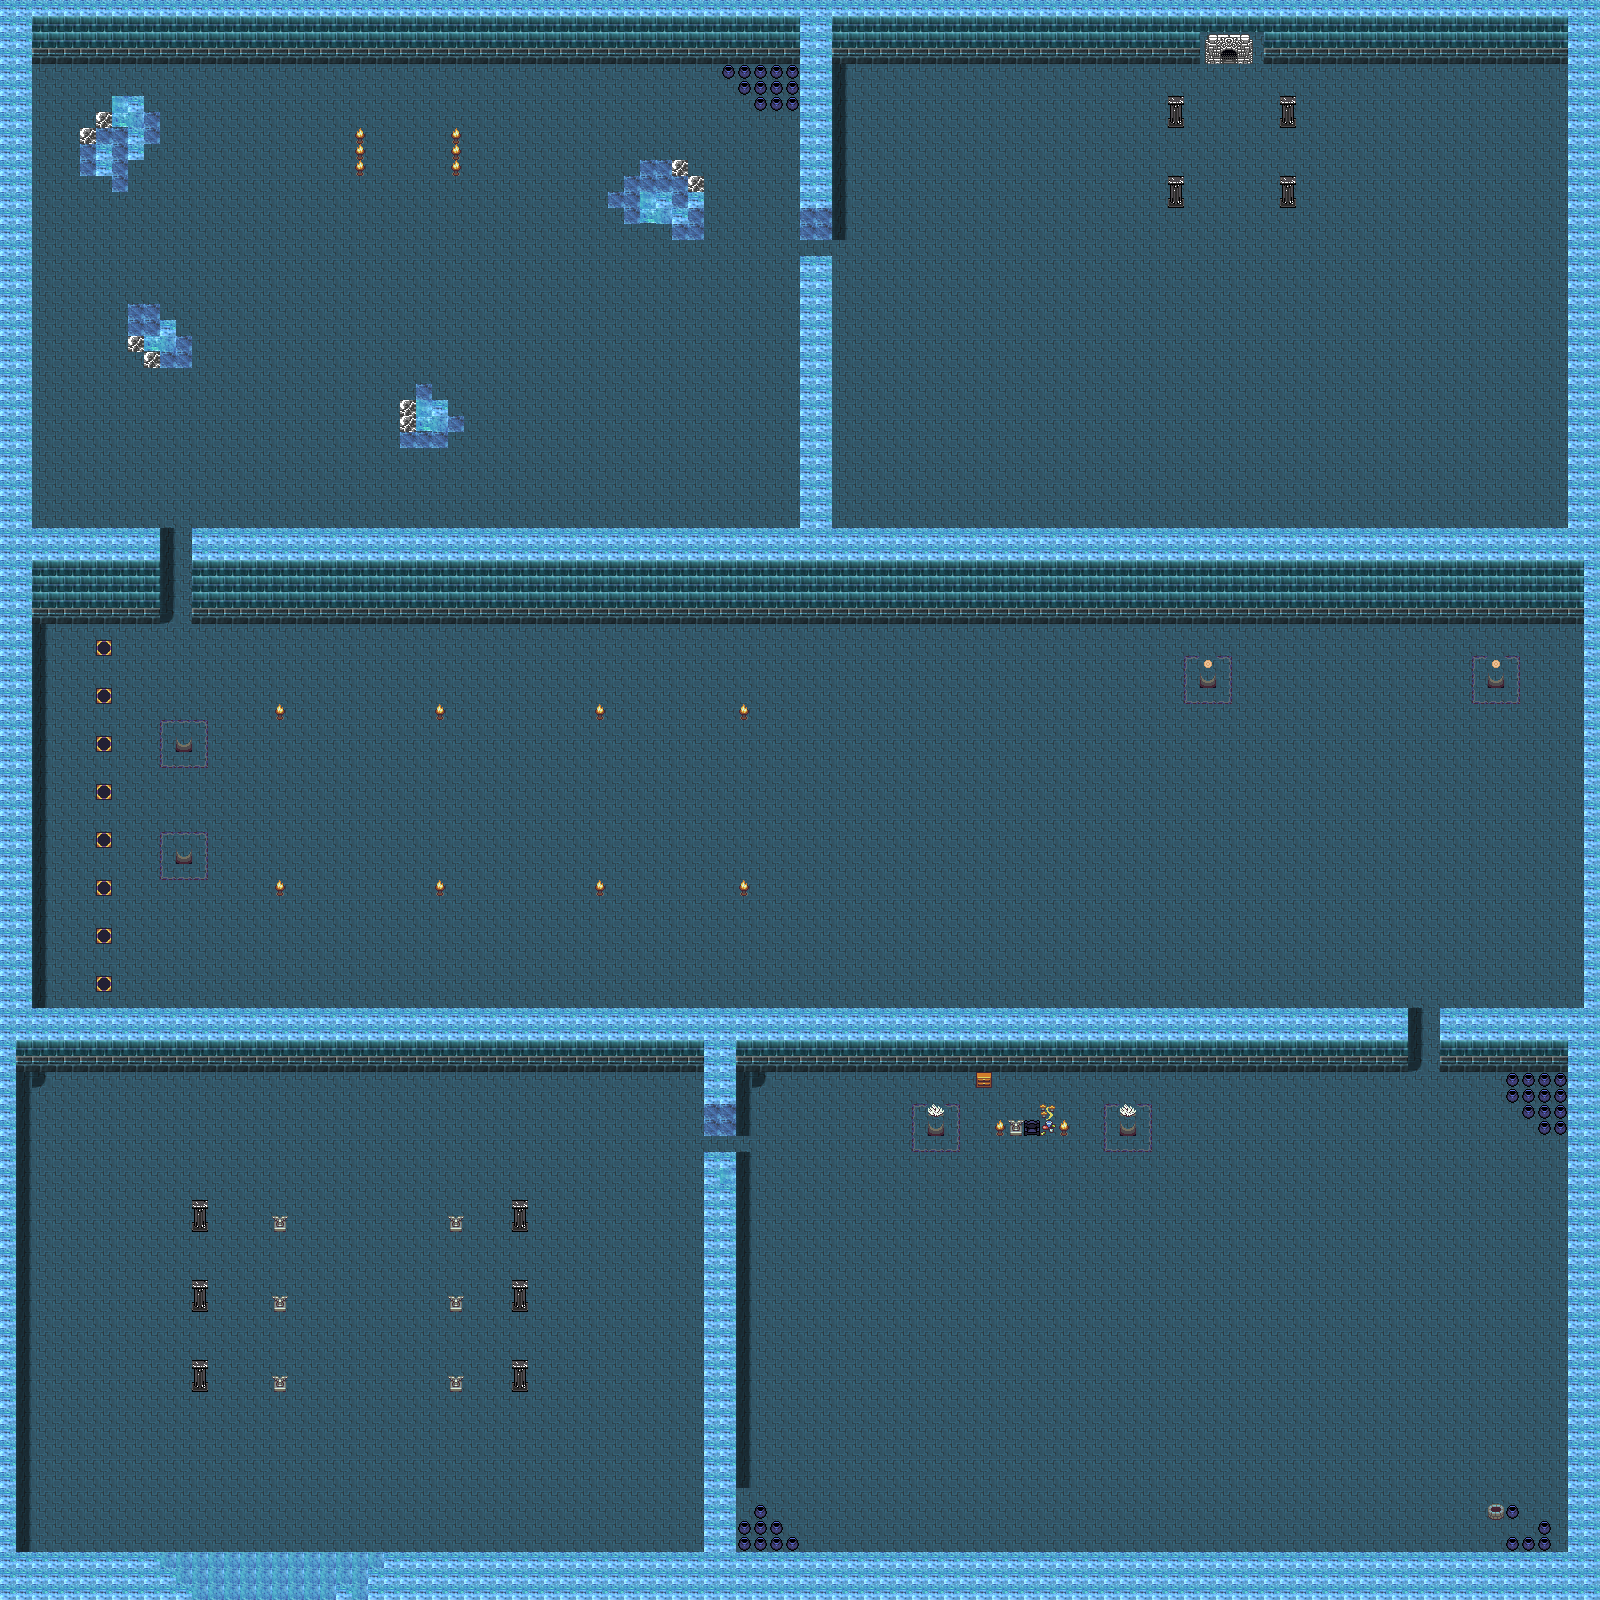

Tiled map render using the project's own tile images. Description and the map definition, with tile-layer contents summarised, below:
An orthogonal 100x100 tile map with 16x16 px tiles, 2 tile layers (Tile Layer 1, Tile Layer 2) and 114 objects (55x blueSlime, 53x coin, Door To Boss, door).

<map version="1.0" orientation="orthogonal" renderorder="right-down" width="100" height="100" tilewidth="16" tileheight="16" nextobjectid="159">
 <tileset firstgid="1" name="basictiles" tilewidth="16" tileheight="16" tilecount="512" columns="8">
  <image source="../img/basictiles.png" width="128" height="1024" />
  <tile id="152">
   <properties>
    <property name="isSolid" type="bool" value="true" />
   </properties>
  </tile>
  <tile id="156">
   <properties>
    <property name="isSolid" type="bool" value="true" />
   </properties>
  </tile>
  <tile id="157">
   <properties>
    <property name="isSolid" type="bool" value="true" />
   </properties>
  </tile>
  <tile id="158">
   <properties>
    <property name="isSolid" type="bool" value="true" />
   </properties>
  </tile>
 </tileset>
 <layer name="Tile Layer 1" width="100" height="100">
  <properties>
   <property name="isSolid" type="bool" value="true" />
  </properties>
  <data>[10000 cells, 10000 non-empty, 2 distinct tile ids]</data>
 </layer>
 <layer name="Tile Layer 2" width="100" height="100">
  <data>[10000 cells, 2385 non-empty, 41 distinct tile ids]</data>
 </layer>
 <objectgroup name="Object Layer 1">
  <object id="3" gid="146" x="1218" y="67.3333" width="16" height="16" visible="0" />
  <object id="4" gid="146" x="1217.67" y="64.6667" width="16" height="16" visible="0" />
  <object id="5" name="Door To Boss" gid="146" x="1216.67" y="64.6667" width="16" height="16" />
  <object id="6" name="blueSlime" gid="84" x="225" y="1258" width="16" height="16" />
  <object id="7" name="blueSlime" gid="84" x="226" y="1250" width="16" height="16" />
  <object id="8" name="blueSlime" gid="84" x="417" y="1263" width="16" height="16" />
  <object id="9" name="blueSlime" gid="84" x="299" y="1263" width="16" height="16" />
  <object id="10" name="blueSlime" gid="84" x="304" y="1340" width="16" height="16" />
  <object id="11" name="blueSlime" gid="84" x="420" y="1348" width="16" height="16" />
  <object id="12" name="blueSlime" gid="84" x="384" y="1198" width="16" height="16" />
  <object id="14" name="blueSlime" x="238" y="1239.5" />
  <object id="15" name="blueSlime" x="239" y="1235.5" width="4.5" height="1.5" />
  <object id="16" name="blueSlime" x="237.5" y="1241" width="1" height="0.5" />
  <object id="18" name="blueSlime" gid="84" x="1437.33" y="1519.33" width="16" height="16" />
  <object id="19" name="blueSlime" gid="84" x="1461.33" y="1506" width="16" height="16" />
  <object id="20" name="blueSlime" gid="84" x="1438.67" y="1494.67" width="16" height="16" />
  <object id="21" name="blueSlime" gid="84" x="1409.33" y="1499.33" width="16" height="16" />
  <object id="22" name="blueSlime" gid="84" x="1422.67" y="1524.67" width="16" height="16" />
  <object id="23" name="blueSlime" gid="84" x="1490" y="1487.33" width="16" height="16" />
  <object id="24" name="blueSlime" gid="84" x="1459.33" y="1479.33" width="16" height="16" />
  <object id="25" name="blueSlime" gid="84" x="1482" y="1466" width="16" height="16" />
  <object id="26" name="blueSlime" gid="84" x="1458.67" y="1455.33" width="16" height="16" />
  <object id="27" name="blueSlime" gid="84" x="1426.67" y="1462" width="16" height="16" />
  <object id="28" name="blueSlime" gid="84" x="967.333" y="1246.67" width="16" height="16" />
  <object id="29" name="blueSlime" gid="84" x="947.333" y="1266.67" width="16" height="16" />
  <object id="30" name="blueSlime" gid="84" x="869.333" y="1370" width="16" height="16" />
  <object id="31" name="blueSlime" gid="84" x="893.333" y="1373.33" width="16" height="16" />
  <object id="32" name="blueSlime" gid="84" x="1196" y="720" width="16" height="16" />
  <object id="33" name="blueSlime" gid="84" x="1214" y="717.333" width="16" height="16" />
  <object id="34" name="blueSlime" gid="84" x="1234.67" y="704" width="16" height="16" />
  <object id="35" name="blueSlime" gid="84" x="1461.33" y="695.333" width="16" height="16" />
  <object id="36" name="blueSlime" gid="84" x="1470.67" y="714" width="16" height="16" />
  <object id="37" name="blueSlime" gid="84" x="1490.67" y="718" width="16" height="16" />
  <object id="38" name="blueSlime" gid="84" x="1402" y="908" width="16" height="16" />
  <object id="39" name="blueSlime" gid="84" x="1420" y="911.333" width="16" height="16" />
  <object id="40" name="blueSlime" gid="84" x="704" y="722" width="16" height="16" />
  <object id="41" name="blueSlime" gid="84" x="717.333" y="732.667" width="16" height="16" />
  <object id="42" name="blueSlime" gid="84" x="708" y="890.667" width="16" height="16" />
  <object id="43" name="blueSlime" gid="84" x="722" y="881.333" width="16" height="16" />
  <object id="44" name="blueSlime" gid="84" x="570.667" y="876.667" width="16" height="16" />
  <object id="46" name="blueSlime" gid="84" x="606.667" y="884" width="16" height="16" />
  <object id="47" name="blueSlime" gid="84" x="572" y="722.667" width="16" height="16" />
  <object id="48" name="blueSlime" gid="84" x="607.333" y="731.333" width="16" height="16" />
  <object id="49" name="blueSlime" gid="84" x="404.667" y="714.667" width="16" height="16" />
  <object id="50" name="blueSlime" gid="84" x="442.667" y="734" width="16" height="16" />
  <object id="51" name="blueSlime" gid="84" x="259.333" y="726.667" width="16" height="16" />
  <object id="52" name="blueSlime" gid="84" x="300.667" y="711.333" width="16" height="16" />
  <object id="53" name="blueSlime" gid="84" x="409.333" y="894" width="16" height="16" />
  <object id="55" name="blueSlime" gid="84" x="430.667" y="914" width="16" height="16" />
  <object id="56" name="blueSlime" gid="84" x="258.667" y="907.333" width="16" height="16" />
  <object id="57" name="blueSlime" gid="84" x="288.667" y="912" width="16" height="16" />
  <object id="58" name="blueSlime" gid="84" x="132.667" y="370" width="16" height="16" />
  <object id="59" name="blueSlime" gid="84" x="76" y="120" width="16" height="16" />
  <object id="60" name="blueSlime" gid="84" x="684.667" y="173.333" width="16" height="16" />
  <object id="61" name="blueSlime" gid="84" x="387.333" y="423.333" width="16" height="16" />
  <object id="62" name="blueSlime" gid="84" x="330.667" y="183.333" width="16" height="16" />
  <object id="63" name="blueSlime" gid="84" x="480" y="190" width="16" height="16" />
  <object id="64" name="blueSlime" gid="84" x="402.667" y="294.667" width="16" height="16" />
  <object id="65" name="coin" gid="85" x="192.667" y="1261.33" width="16" height="16" />
  <object id="66" name="coin" gid="85" x="186.667" y="1344" width="16" height="16" />
  <object id="67" name="coin" gid="85" x="509.333" y="1259.33" width="16" height="16" />
  <object id="68" name="coin" gid="85" x="514" y="1346.67" width="16" height="16" />
  <object id="69" name="coin" gid="85" x="1027.33" y="1150" width="16" height="16" />
  <object id="73" name="coin" gid="85" x="964.667" y="1105.33" width="16" height="16" />
  <object id="74" name="coin" gid="85" x="974.667" y="1105.33" width="16" height="16" />
  <object id="75" name="coin" gid="85" x="990.667" y="1106" width="16" height="16" />
  <object id="76" name="coin" gid="85" x="813.333" y="1200" width="16" height="16" />
  <object id="91" name="coin" gid="85" x="1462" y="1538.67" width="16" height="16" />
  <object id="92" name="coin" gid="85" x="1492.67" y="1530" width="16" height="16" />
  <object id="93" name="coin" gid="85" x="1480" y="1553.33" width="16" height="16" />
  <object id="94" name="coin" gid="85" x="1494.67" y="1546" width="16" height="16" />
  <object id="95" name="coin" gid="85" x="1510" y="1538.67" width="16" height="16" />
  <object id="96" name="coin" gid="85" x="1527.33" y="1524" width="16" height="16" />
  <object id="97" name="coin" gid="85" x="1522" y="1508" width="16" height="16" />
  </objectgroup>
</map>
<!-- 40 of 114 objects omitted -->
